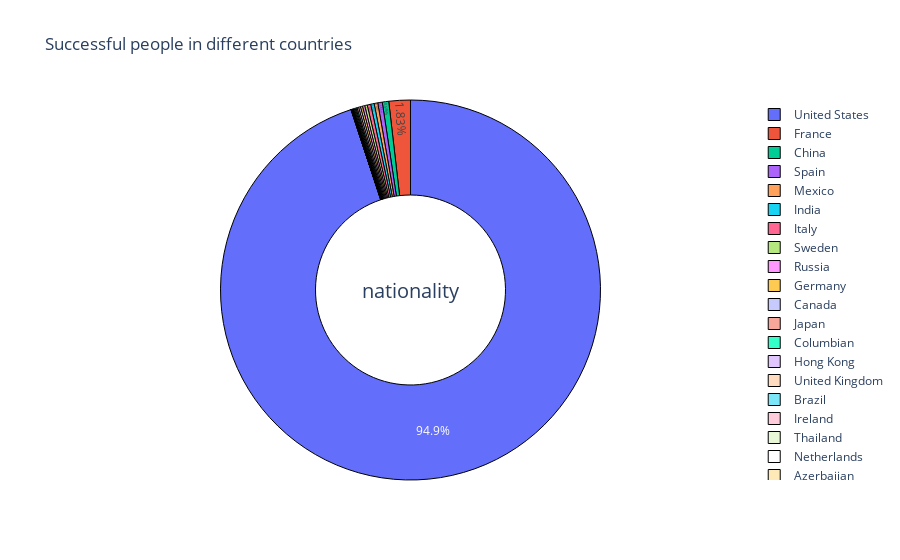

The cell this chart's notebook holds for it:
### Code cell
fig = go.Figure(
    data = [
        go.Pie(
            labels = df.nationality, 
            values = df.nationality.value_counts(),
            textinfo='percent', 
            textposition='inside',
            marker=dict(line=dict(color='#000000', width=1)), 
            hole = 0.5
        )
    ]
)
fig.update_layout(
    title_text="Successful people in different countries",
    annotations=[dict(text='nationality', x=0.5, y=0.5, font_size=20, showarrow=False)])
fig.show()

### Figure 1 — Plotly figure (JSON) as saved in the notebook; plotly's stock layout.template omitted (floating-point values rounded to 4 significant figures; data arrays with more than 128 entries replaced by an {"elided": "..."} marker saying what was removed)
{"data": [{"hole": 0.5, "labels": {"elided": "19225 str values"}, "marker": {"line": {"color": "#000000", "width": 1}}, "textinfo": "percent", "textposition": "inside", "type": "pie", "values": {"elided": "137 int values"}}], "layout": {"annotations": [{"font": {"size": 20}, "showarrow": false, "text": "nationality", "x": 0.5, "y": 0.5}], "title": {"text": "Successful people in different countries"}}}
